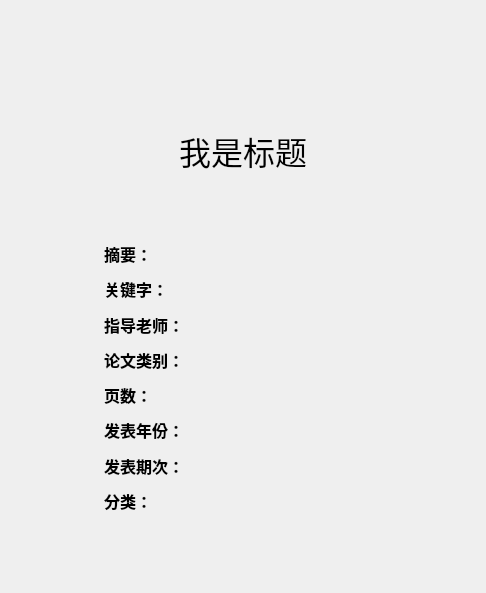
<?xml version="1.0" encoding="UTF-8"?>
<ui version="4.0">
 <class>ThesisInfoView</class>
 <widget class="QWidget" name="ThesisInfoView">
  <property name="geometry">
   <rect>
    <x>0</x>
    <y>0</y>
    <width>486</width>
    <height>593</height>
   </rect>
  </property>
  <property name="minimumSize">
   <size>
    <width>48</width>
    <height>48</height>
   </size>
  </property>
  <property name="windowTitle">
   <string>Form</string>
  </property>
  <property name="autoFillBackground">
   <bool>false</bool>
  </property>
  <layout class="QVBoxLayout" name="verticalLayout_4" stretch="1,4,1,12,2">
   <item>
    <spacer name="verticalSpacer_2">
     <property name="orientation">
      <enum>Qt::Vertical</enum>
     </property>
     <property name="sizeHint" stdset="0">
      <size>
       <width>18</width>
       <height>6</height>
      </size>
     </property>
    </spacer>
   </item>
   <item>
    <layout class="QHBoxLayout" name="horizontalLayout_14" stretch="8,1,2">
     <item>
      <spacer name="horizontalSpacer">
       <property name="orientation">
        <enum>Qt::Horizontal</enum>
       </property>
       <property name="sizeHint" stdset="0">
        <size>
         <width>40</width>
         <height>20</height>
        </size>
       </property>
      </spacer>
     </item>
     <item>
      <layout class="QHBoxLayout" name="horizontalLayout">
       <item>
        <widget class="QPushButton" name="btn_home">
         <property name="minimumSize">
          <size>
           <width>32</width>
           <height>32</height>
          </size>
         </property>
         <property name="cursor">
          <cursorShape>PointingHandCursor</cursorShape>
         </property>
         <property name="text">
          <string/>
         </property>
         <property name="icon">
          <iconset>
           <normalon>:/PIC/home.png</normalon>
          </iconset>
         </property>
         <property name="iconSize">
          <size>
           <width>32</width>
           <height>32</height>
          </size>
         </property>
         <property name="autoDefault">
          <bool>false</bool>
         </property>
         <property name="flat">
          <bool>true</bool>
         </property>
        </widget>
       </item>
       <item>
        <widget class="QPushButton" name="btn_goback">
         <property name="minimumSize">
          <size>
           <width>32</width>
           <height>32</height>
          </size>
         </property>
         <property name="cursor">
          <cursorShape>PointingHandCursor</cursorShape>
         </property>
         <property name="text">
          <string/>
         </property>
         <property name="icon">
          <iconset>
           <normalon>:/PIC/goback.png</normalon>
          </iconset>
         </property>
         <property name="iconSize">
          <size>
           <width>32</width>
           <height>32</height>
          </size>
         </property>
         <property name="flat">
          <bool>true</bool>
         </property>
        </widget>
       </item>
       <item>
        <widget class="QPushButton" name="btn_pdfRead">
         <property name="minimumSize">
          <size>
           <width>32</width>
           <height>32</height>
          </size>
         </property>
         <property name="cursor">
          <cursorShape>PointingHandCursor</cursorShape>
         </property>
         <property name="text">
          <string/>
         </property>
         <property name="icon">
          <iconset>
           <normalon>:/PIC/READPDF.png</normalon>
          </iconset>
         </property>
         <property name="iconSize">
          <size>
           <width>32</width>
           <height>32</height>
          </size>
         </property>
         <property name="autoDefault">
          <bool>false</bool>
         </property>
         <property name="flat">
          <bool>true</bool>
         </property>
        </widget>
       </item>
       <item>
        <widget class="QPushButton" name="btn_pdfDownload">
         <property name="minimumSize">
          <size>
           <width>32</width>
           <height>32</height>
          </size>
         </property>
         <property name="cursor">
          <cursorShape>PointingHandCursor</cursorShape>
         </property>
         <property name="text">
          <string/>
         </property>
         <property name="icon">
          <iconset>
           <normalon>:/PIC/PDF下载.png</normalon>
          </iconset>
         </property>
         <property name="iconSize">
          <size>
           <width>32</width>
           <height>32</height>
          </size>
         </property>
         <property name="autoDefault">
          <bool>false</bool>
         </property>
         <property name="flat">
          <bool>true</bool>
         </property>
        </widget>
       </item>
      </layout>
     </item>
     <item>
      <spacer name="horizontalSpacer_2">
       <property name="orientation">
        <enum>Qt::Horizontal</enum>
       </property>
       <property name="sizeHint" stdset="0">
        <size>
         <width>40</width>
         <height>20</height>
        </size>
       </property>
      </spacer>
     </item>
    </layout>
   </item>
   <item>
    <spacer name="verticalSpacer_3">
     <property name="orientation">
      <enum>Qt::Vertical</enum>
     </property>
     <property name="sizeHint" stdset="0">
      <size>
       <width>20</width>
       <height>28</height>
      </size>
     </property>
    </spacer>
   </item>
   <item>
    <layout class="QHBoxLayout" name="horizontalLayout_15" stretch="2,6,2">
     <item>
      <spacer name="horizontalSpacer_3">
       <property name="orientation">
        <enum>Qt::Horizontal</enum>
       </property>
       <property name="sizeHint" stdset="0">
        <size>
         <width>40</width>
         <height>20</height>
        </size>
       </property>
      </spacer>
     </item>
     <item>
      <layout class="QVBoxLayout" name="verticalLayout_3" stretch="2,1,8">
       <item>
        <widget class="QLabel" name="label_Title">
         <property name="font">
          <font>
           <family>Arial Black</family>
           <pointsize>24</pointsize>
          </font>
         </property>
         <property name="text">
          <string>我是标题</string>
         </property>
         <property name="alignment">
          <set>Qt::AlignCenter</set>
         </property>
        </widget>
       </item>
       <item>
        <layout class="QVBoxLayout" name="verticalLayout" stretch="2,2,3">
         <item>
          <widget class="QLabel" name="label_Author">
           <property name="font">
            <font>
             <pointsize>12</pointsize>
            </font>
           </property>
           <property name="styleSheet">
            <string notr="true">color: rgb(0, 170, 255);</string>
           </property>
           <property name="text">
            <string/>
           </property>
           <property name="alignment">
            <set>Qt::AlignCenter</set>
           </property>
          </widget>
         </item>
         <item>
          <widget class="QLabel" name="label_School">
           <property name="font">
            <font>
             <pointsize>12</pointsize>
            </font>
           </property>
           <property name="styleSheet">
            <string notr="true">color: rgb(0, 170, 255);</string>
           </property>
           <property name="text">
            <string/>
           </property>
           <property name="alignment">
            <set>Qt::AlignCenter</set>
           </property>
          </widget>
         </item>
         <item>
          <spacer name="verticalSpacer_4">
           <property name="orientation">
            <enum>Qt::Vertical</enum>
           </property>
           <property name="sizeHint" stdset="0">
            <size>
             <width>20</width>
             <height>40</height>
            </size>
           </property>
          </spacer>
         </item>
        </layout>
       </item>
       <item>
        <layout class="QVBoxLayout" name="verticalLayout_2">
         <item>
          <layout class="QHBoxLayout" name="horizontalLayout_2" stretch="1,10">
           <item>
            <widget class="QLabel" name="label">
             <property name="font">
              <font>
               <family>Arial Black</family>
               <pointsize>12</pointsize>
               <weight>75</weight>
               <bold>true</bold>
              </font>
             </property>
             <property name="text">
              <string>摘要：</string>
             </property>
            </widget>
           </item>
           <item>
            <widget class="QLabel" name="label_Summary">
             <property name="font">
              <font>
               <pointsize>12</pointsize>
              </font>
             </property>
             <property name="text">
              <string/>
             </property>
             <property name="wordWrap">
              <bool>true</bool>
             </property>
            </widget>
           </item>
          </layout>
         </item>
         <item>
          <layout class="QHBoxLayout" name="horizontalLayout_3" stretch="1,10">
           <item>
            <widget class="QLabel" name="label_2">
             <property name="font">
              <font>
               <family>Arial Black</family>
               <pointsize>12</pointsize>
               <weight>75</weight>
               <bold>true</bold>
              </font>
             </property>
             <property name="text">
              <string>关键字：</string>
             </property>
            </widget>
           </item>
           <item>
            <widget class="QLabel" name="label_Keyword">
             <property name="font">
              <font>
               <pointsize>12</pointsize>
              </font>
             </property>
             <property name="text">
              <string/>
             </property>
            </widget>
           </item>
          </layout>
         </item>
         <item>
          <layout class="QHBoxLayout" name="horizontalLayout_4" stretch="1,10">
           <item>
            <widget class="QLabel" name="label_3">
             <property name="font">
              <font>
               <family>Arial Black</family>
               <pointsize>12</pointsize>
               <weight>75</weight>
               <bold>true</bold>
              </font>
             </property>
             <property name="text">
              <string>指导老师：</string>
             </property>
            </widget>
           </item>
           <item>
            <widget class="QLabel" name="label_Teacher">
             <property name="font">
              <font>
               <pointsize>12</pointsize>
              </font>
             </property>
             <property name="text">
              <string/>
             </property>
            </widget>
           </item>
          </layout>
         </item>
         <item>
          <layout class="QHBoxLayout" name="horizontalLayout_5" stretch="1,10">
           <item>
            <widget class="QLabel" name="label_4">
             <property name="font">
              <font>
               <family>Arial Black</family>
               <pointsize>12</pointsize>
               <weight>75</weight>
               <bold>true</bold>
              </font>
             </property>
             <property name="text">
              <string>论文类别：</string>
             </property>
            </widget>
           </item>
           <item>
            <widget class="QLabel" name="label_Type">
             <property name="font">
              <font>
               <pointsize>12</pointsize>
              </font>
             </property>
             <property name="text">
              <string/>
             </property>
            </widget>
           </item>
          </layout>
         </item>
         <item>
          <layout class="QHBoxLayout" name="horizontalLayout_6" stretch="1,10">
           <item>
            <widget class="QLabel" name="label_">
             <property name="font">
              <font>
               <family>Arial Black</family>
               <pointsize>12</pointsize>
               <weight>75</weight>
               <bold>true</bold>
              </font>
             </property>
             <property name="text">
              <string>页数：</string>
             </property>
            </widget>
           </item>
           <item>
            <widget class="QLabel" name="label_Pages">
             <property name="font">
              <font>
               <pointsize>12</pointsize>
              </font>
             </property>
             <property name="text">
              <string/>
             </property>
            </widget>
           </item>
          </layout>
         </item>
         <item>
          <layout class="QHBoxLayout" name="horizontalLayout_7" stretch="1,10">
           <item>
            <widget class="QLabel" name="label_6">
             <property name="font">
              <font>
               <family>Arial Black</family>
               <pointsize>12</pointsize>
               <weight>75</weight>
               <bold>true</bold>
              </font>
             </property>
             <property name="text">
              <string>发表年份：</string>
             </property>
            </widget>
           </item>
           <item>
            <widget class="QLabel" name="label_Year">
             <property name="font">
              <font>
               <pointsize>12</pointsize>
              </font>
             </property>
             <property name="text">
              <string/>
             </property>
            </widget>
           </item>
          </layout>
         </item>
         <item>
          <layout class="QHBoxLayout" name="horizontalLayout_8" stretch="1,10">
           <item>
            <widget class="QLabel" name="label_11">
             <property name="font">
              <font>
               <family>Arial Black</family>
               <pointsize>12</pointsize>
               <weight>75</weight>
               <bold>true</bold>
              </font>
             </property>
             <property name="text">
              <string>发表期次：</string>
             </property>
            </widget>
           </item>
           <item>
            <widget class="QLabel" name="label_Period">
             <property name="font">
              <font>
               <pointsize>12</pointsize>
              </font>
             </property>
             <property name="text">
              <string/>
             </property>
            </widget>
           </item>
          </layout>
         </item>
         <item>
          <layout class="QHBoxLayout" name="horizontalLayout_13" stretch="1,10">
           <item>
            <widget class="QLabel" name="label_12">
             <property name="font">
              <font>
               <family>Arial Black</family>
               <pointsize>12</pointsize>
               <weight>75</weight>
               <bold>true</bold>
              </font>
             </property>
             <property name="text">
              <string>分类：</string>
             </property>
            </widget>
           </item>
           <item>
            <widget class="QLabel" name="label_FL">
             <property name="font">
              <font>
               <pointsize>12</pointsize>
              </font>
             </property>
             <property name="text">
              <string/>
             </property>
            </widget>
           </item>
          </layout>
         </item>
        </layout>
       </item>
      </layout>
     </item>
     <item>
      <spacer name="horizontalSpacer_4">
       <property name="orientation">
        <enum>Qt::Horizontal</enum>
       </property>
       <property name="sizeHint" stdset="0">
        <size>
         <width>40</width>
         <height>20</height>
        </size>
       </property>
      </spacer>
     </item>
    </layout>
   </item>
   <item>
    <spacer name="verticalSpacer">
     <property name="orientation">
      <enum>Qt::Vertical</enum>
     </property>
     <property name="sizeHint" stdset="0">
      <size>
       <width>20</width>
       <height>28</height>
      </size>
     </property>
    </spacer>
   </item>
  </layout>
 </widget>
 <resources>
  <include location="../RES/img.qrc"/>
 </resources>
 <connections/>
</ui>
